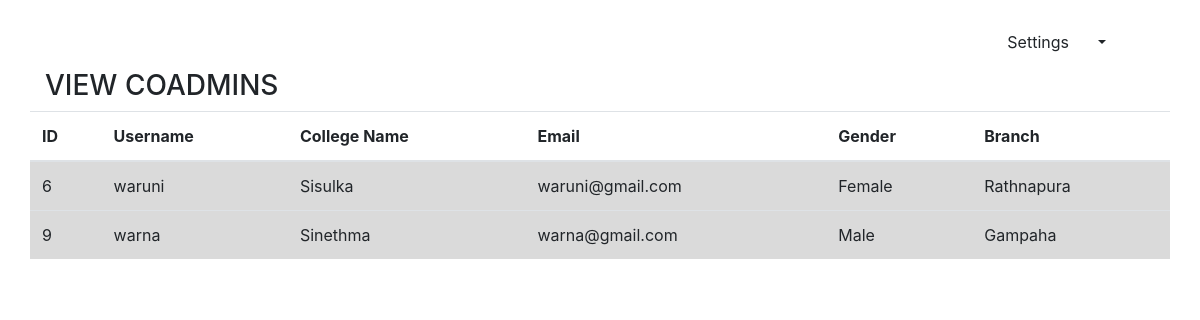
Page /index.php/admin/coadmins on the committed database.
### tables this page shows
CREATE TABLE `users` (
  `user_id` int(200) NOT NULL,
  `user_name` varchar(200) NOT NULL,
  `college_id` int(200) NOT NULL,
  `email` varchar(200) NOT NULL,
  `gender` varchar(10) NOT NULL,
  `role_id` int(200) NOT NULL,
  `password` varchar(200) NOT NULL,
  `confpwd` varchar(200) NOT NULL
);

CREATE TABLE `college` (
  `college_id` int(200) NOT NULL,
  `collegename` varchar(200) NOT NULL,
  `branch` varchar(200) NOT NULL
);

### application/controllers/admin.php (called while the page is built, shortened)
<?php
class Admin extends CI_Controller {
	public function coadmins(){
		$this-> load ->view('header.php');
		$this->load->model('query');
		$coadmins = $this->query->viewAllCoadmins();
		$this->load->view('viewCoadmins',['coadmins' => $coadmins]);
	}
}
?>

### index.php (called while the page is built, shortened)
<?php
require_once BASEPATH.'core/CodeIgniter.php';

### application/models/query.php (called while the page is built, shortened)
<?php
	class query extends CI_Model{
		public function viewAllCoadmins(){
			$this->db->select(['users.user_id','users.email','college.college_id','users.user_name','users.gender','college.collegename','college.branch','roles.role_name']);
			$this->db->from('college');
			$this->db->join('users','users.college_id = college.college_id');
			$this->db->join('roles','roles.role_id = users.role_id');
			$this->db->where(['users.role_id' => '2']);
			$users = $this->db->get();
			return $users->result();
		}
	}
?>

### application/views/viewCoadmins.php (the view)
<div class="container">
<h3>VIEW COADMINS</h3>
 <div class="row">
 	<table class="table table-hover">
 		<thead>
 			<tr>
 				<th scope="col">ID</th>
 				<th scope="col">Username</th>
 				<th scope="col">College Name</th>
 				<th scope="col">Email</th>
 				<th scope="col">Gender</th>
 				<th scope="col">Branch</th>
 			</tr>
 		</thead>
 		<tbody>
 			<?php if(count($coadmins)):?>
 		<?php foreach($coadmins as $coadmin):?>
 		<tr class="table-active">
 			<td><?php echo $coadmin->user_id?></td>
			<td><?php echo $coadmin->user_name?></td>
 			<td><?php echo $coadmin->collegename?></td>
 			<td><?php echo $coadmin->email?></td>
 			<td><?php echo $coadmin->gender?></td>
 			<td><?php echo $coadmin->branch?></td>
 		</tr>
 	<?php endforeach; ?>
 <?php else: ?>
 <tr>
 	<td>No Record Found!</td>
 </tr>
 <?php endif; ?>
 		</tbody>
 	</table>
 </div>
</div>

### application/views/header.php (shortened to what this page needs)
<!DOCTYPE html>
<html lang="en">
<head>
	<link rel="stylesheet" href="<?php echo base_url(); ?>assets/css/bootstrap.min.css">
</head>
<body>
<nav class="navbar navbar-inverse">
	<div class="container-fluid">
		<div class="navbar-header col-lg-10">
			<a class="navbar-brand" style="color: #fff;" href="#">COLLEGE MANAGEMENT SYSTEM</a>
		</div>
	<div class="col-lg-2" style="margin-top: 15px;" id="bs-example-navbar-collapse-2">
		<div class="btn-group">
			<a href="" class="btn btn-default">Settings</a>
			<a href="" class="btn btn-default dropdown-toggle" data-toggle="dropdown" aria-expanded="false"><span class="caret"></span></a>
		</div>
	</div>
	</div>
</nav>
</body>
</html>

### rows in the picture
users: user_id "6", user_name "waruni", college.collegename "Sisulka", email "waruni@gmail.com", gender "Female", college.branch "Rathnapura"
users: user_id "9", user_name "warna", college.collegename "Sinethma", email "warna@gmail.com", gender "Male", college.branch "Gampaha"
